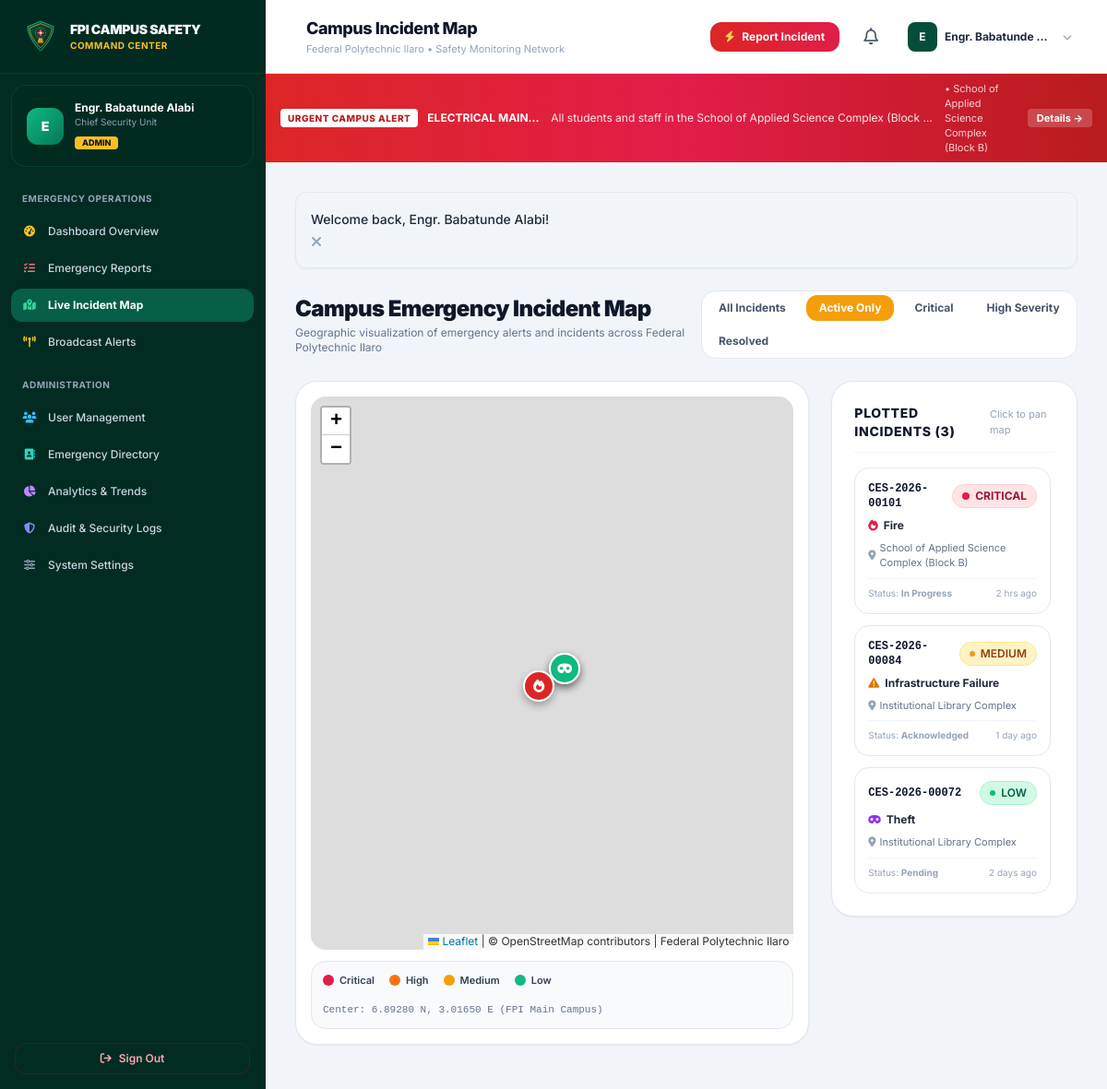
/admin/map.php?filter=active (signed in), run on the app's committed database.
### tables this page shows
CREATE TABLE `alerts` (
  `id` INT UNSIGNED AUTO_INCREMENT PRIMARY KEY,
  `title` VARCHAR(200) NOT NULL,
  `message` TEXT NOT NULL,
  `emergency_type` VARCHAR(100) NOT NULL,
  `severity` ENUM('Low', 'Medium', 'High', 'Critical') NOT NULL DEFAULT 'High',
  `location` VARCHAR(200) NOT NULL,
  `target_audience` ENUM('Everyone', 'Students', 'Staff') NOT NULL DEFAULT 'Everyone',
  `is_active` TINYINT(1) NOT NULL DEFAULT 1,
  `created_by` INT UNSIGNED NULL,
  `start_time` DATETIME NOT NULL DEFAULT CURRENT_TIMESTAMP,
  `expiry_time` DATETIME DEFAULT NULL,
  `created_at` TIMESTAMP DEFAULT CURRENT_TIMESTAMP,
  `updated_at` TIMESTAMP DEFAULT CURRENT_TIMESTAMP ON UPDATE CURRENT_TIMESTAMP,
  FOREIGN KEY (`created_by`) REFERENCES `users`(`id`) ON DELETE SET NULL,
  INDEX `idx_alerts_active` (`is_active`),
  INDEX `idx_alerts_severity` (`severity`)
);

CREATE TABLE `emergency_reports` (
  `id` INT UNSIGNED AUTO_INCREMENT PRIMARY KEY,
  `report_reference` VARCHAR(30) NOT NULL UNIQUE,
  `user_id` INT UNSIGNED NULL,
  `emergency_type` ENUM(
    'Fire', 
    'Medical Emergency', 
    'Security Threat', 
    'Accident', 
    'Theft', 
    'Violence', 
    'Gas Leak', 
    'Infrastructure Failure', 
    'Natural Hazard', 
    'Other'
  ) NOT NULL,
  `description` TEXT NOT NULL,
  `location_id` INT UNSIGNED NULL,
  `location_name` VARCHAR(255) NOT NULL,
  `latitude` DECIMAL(10, 7) NULL,
  `longitude` DECIMAL(10, 7) NULL,
  `severity` ENUM('Low', 'Medium', 'High', 'Critical') NOT NULL DEFAULT 'Medium',
  `image_path` MEDIUMTEXT DEFAULT NULL,
  `reporter_phone` VARCHAR(25) DEFAULT NULL,
  `allow_contact` TINYINT(1) NOT NULL DEFAULT 1,
  `status` ENUM('Pending', 'Acknowledged', 'In Progress', 'Resolved', 'Rejected') NOT NULL DEFAULT 'Pending',
  `assigned_to` VARCHAR(150) DEFAULT NULL,
  `admin_notes` TEXT DEFAULT NULL,
  `resolved_at` TIMESTAMP NULL DEFAULT NULL,
  `created_at` TIMESTAMP DEFAULT CURRENT_TIMESTAMP,
  `updated_at` TIMESTAMP DEFAULT CURRENT_TIMESTAMP ON UPDATE CURRENT_TIMESTAMP,
  FOREIGN KEY (`user_id`) REFERENCES `users`(`id`) ON DELETE SET NULL,
  FOREIGN KEY (`location_id`) REFERENCES `campus_locations`(`id`) ON DELETE SET NULL,
  INDEX `idx_reports_status` (`status`),
  INDEX `idx_reports_severity` (`severity`),
  INDEX `idx_reports_type` (`emergency_type`),
  INDEX `idx_reports_created` (`created_at`)
);

### admin/map.php (the view, shortened to what the rows shown need)
<?php
$pageTitle = 'Campus Incident Map';
require_once __DIR__ . '/../includes/nav-portal.php';
$pdo = getDB();
$filter = clean_input($_GET['filter'] ?? 'all');
$sql = "
    SELECT id, report_reference, emergency_type, location_name, severity, status, latitude, longitude, created_at, description
    FROM emergency_reports
    WHERE latitude IS NOT NULL AND longitude IS NOT NULL
";
$params = [];
if ($filter === 'active') {
    $sql .= " AND status IN ('Pending', 'Acknowledged', 'In Progress')";
} elseif ($filter === 'critical') {
    $sql .= " AND severity = 'Critical' AND status != 'Resolved'";
} elseif ($filter === 'high') {
    $sql .= " AND severity = 'High' AND status != 'Resolved'";
} elseif ($filter === 'resolved') {
    $sql .= " AND status = 'Resolved'";
}
$sql .= " ORDER BY created_at DESC";
$stmt = $pdo->prepare($sql);
$stmt->execute($params);
$incidents = $stmt->fetchAll();
?>
<div class="space-y-6">
    <div class="flex flex-col sm:flex-row sm:items-center justify-between gap-4">
        <div>
            <h2 class="text-2xl font-black text-slate-900 tracking-tight">Campus Emergency Incident Map</h2>
        </div>
    </div>
    <div class="grid grid-cols-1 lg:grid-cols-12 gap-6 items-start">
        <div class="lg:col-span-4 bg-white rounded-3xl border border-slate-200 p-6 shadow-sm space-y-4">
            <div class="space-y-3 max-h-[530px] overflow-y-auto pr-1">
                <?php if (!empty($incidents)): ?>
                    <?php foreach ($incidents as $idx => $inc): ?>
                    <div onclick="panToIncident(<?= (float)$inc['latitude'] ?>, <?= (float)$inc['longitude'] ?>, <?= $idx ?>)" class="p-3.5 rounded-2xl border border-slate-200 hover:border-fpi-700 hover:bg-slate-50 cursor-pointer transition space-y-2">
                        <div class="flex items-center justify-between gap-2">
                            <span class="font-mono text-xs font-bold text-slate-900"><?= e($inc['report_reference']) ?></span>
                            <?= get_severity_badge($inc['severity']) ?>
                        </div>
                        <h5 class="text-xs font-bold text-slate-800 flex items-center gap-1.5">
                            <i class="<?= get_emergency_icon($inc['emergency_type']) ?>"></i>
                            <?= e($inc['emergency_type']) ?>
                        </h5>
                        <p class="text-[11px] text-slate-500 line-clamp-1 flex items-center gap-1">
                            <i class="fa-solid fa-location-dot text-slate-400"></i>
                            <?= e($inc['location_name']) ?>
                        </p>
                        <div class="flex items-center justify-between pt-2 border-t border-slate-100 text-[10px] text-slate-400">
                            <span>Status: <strong><?= e($inc['status']) ?></strong></span>
                            <span><?= time_ago($inc['created_at']) ?></span>
                        </div>
                    </div>
                    <?php endforeach; ?>
                <?php else: ?>
                    <div class="py-12 text-center text-slate-400 text-xs">
                        No incidents matching current filter.
                    </div>
                <?php endif; ?>
            </div>
        </div>
    </div>
</div>
<?php require_once __DIR__ . '/../includes/footer-portal.php'; ?>

### includes/nav-portal.php (shortened to what the rows shown need)
<?php
require_once __DIR__ . '/functions.php';
$user = current_user();
$activeAlerts = get_active_alerts($user['role'] === 'student' ? 'Students' : ($user['role'] === 'staff' ? 'Staff' : 'Everyone'));
$criticalAlert = null;
foreach ($activeAlerts as $a) {
    if ($a['severity'] === 'Critical' || $a['severity'] === 'High') {
        $criticalAlert = $a;
        break;
    }
}
?>
<!DOCTYPE html>
<html lang="en" class="h-full bg-slate-100">
<head>
    <script src="https://cdn.tailwindcss.com"></script>
    <link rel="stylesheet" href="https://cdnjs.cloudflare.com/ajax/libs/font-awesome/6.5.1/css/all.min.css">
    <link rel="stylesheet" href="https://unpkg.com/leaflet@1.9.4/dist/leaflet.css" />
    <link rel="stylesheet" href="<?= BASE_URL ?>/assets/css/style.css">
</head>
<body class="flex h-full overflow-hidden text-slate-800 antialiased">
    <div class="flex-1 flex flex-col h-full overflow-hidden min-w-0">
        <header class="h-20 bg-white border-b border-slate-200 flex items-center justify-between px-4 sm:px-6 lg:px-8 z-30 flex-shrink-0 shadow-xs">
            <div class="flex items-center space-x-3">
                <div>
                    <h1 class="text-base sm:text-lg font-extrabold text-slate-900 tracking-tight leading-tight">
                        <?= isset($pageTitle) ? e($pageTitle) : 'Portal' ?>
                    </h1>
                </div>
            </div>
        </header>
        <?php if ($criticalAlert): ?>
        <div class="bg-gradient-to-r from-red-600 via-rose-600 to-red-700 text-white text-xs py-2 px-4 shadow-sm flex items-center justify-between gap-3 flex-shrink-0">
            <div class="flex items-center space-x-2.5 overflow-hidden">
                <span class="inline-flex items-center px-2 py-0.5 rounded bg-white text-red-700 font-extrabold text-[10px] tracking-wider uppercase flex-shrink-0 animate-pulse">
                    URGENT CAMPUS ALERT
                </span>
                <span class="font-bold truncate"><?= e($criticalAlert['title']) ?>:</span>
                <span class="truncate text-white/90"><?= e($criticalAlert['message']) ?></span>
                <span class="opacity-80 text-[11px] hidden md:inline">&bull; <?= e($criticalAlert['location']) ?></span>
            </div>
            <a href="<?= BASE_URL ?>/student/alerts.php" class="text-[11px] bg-white/20 hover:bg-white/30 text-white font-bold px-2.5 py-0.5 rounded whitespace-nowrap transition">
                Details &rarr;
            </a>
        </div>
        <?php endif; ?>
        <main class="flex-1 overflow-y-auto p-4 sm:p-6 lg:p-8 bg-slate-100/70">
            <?php if ($flashMsg = display_flash()): ?>
                <div class="max-w-7xl mx-auto mb-4">
            <?php endif; ?>
            <div class="max-w-7xl mx-auto space-y-6">

### includes/functions.php (shortened to what the rows shown need)
<?php
function clean_input($data): string {
    $data = trim((string)$data);
    $data = stripslashes($data);
    return htmlspecialchars($data, ENT_QUOTES, 'UTF-8');
}
function e(?string $str): string {
    return htmlspecialchars($str ?? '', ENT_QUOTES, 'UTF-8');
}
function get_flash(): ?array {
    if (isset($_SESSION['flash'])) {
        $flash = $_SESSION['flash'];
        return $flash;
    }
    return null;
}
function display_flash(): string {
    $flash = get_flash();
    $type = $flash['type'];
    $msg = e($flash['message']);
    $colorClasses = [
        'success' => 'bg-emerald-50 border-emerald-300 text-emerald-800 <i class="fa-solid fa-circle-check text-emerald-600 text-lg"></i>',
        'error'   => 'bg-rose-50 border-rose-300 text-rose-800 <i class="fa-solid fa-circle-xmark text-rose-600 text-lg"></i>',
        'warning' => 'bg-amber-50 border-amber-300 text-amber-800 <i class="fa-solid fa-triangle-exclamation text-amber-600 text-lg"></i>',
        'info'    => 'bg-sky-50 border-sky-300 text-sky-800 <i class="fa-solid fa-circle-info text-sky-600 text-lg"></i>'
    ];
    $cfg = $colorClasses[$type] ?? $colorClasses['info'];
    [$class, $icon] = explode(' <i', $cfg);
    $icon = '<i' . $icon;
    return <<<HTML
    <div class="mb-6 p-4 rounded-xl border flex items-start space-x-3 shadow-sm transition-all duration-300 $class" role="alert">
        <div class="flex-shrink-0 mt-0.5">$icon</div>
        <div class="flex-1 text-sm font-medium leading-relaxed">$msg</div>
        <button type="button" onclick="this.parentElement.remove()" class="text-slate-400 hover:text-slate-600 ml-auto focus:outline-none">
            <i class="fa-solid fa-xmark"></i>
        </button>
    </div>
HTML;
}
function get_severity_badge(string $severity): string {
    switch (ucfirst(strtolower($severity))) {
        case 'Critical':
            return '<span class="inline-flex items-center gap-1.5 px-2.5 py-1 rounded-full text-xs font-bold bg-rose-100 text-rose-800 border border-rose-200"><span class="w-2 h-2 rounded-full bg-rose-600 animate-pulse"></span>CRITICAL</span>';
        case 'Medium':
            return '<span class="inline-flex items-center gap-1.5 px-2.5 py-1 rounded-full text-xs font-semibold bg-amber-100 text-amber-800 border border-amber-200"><span class="w-1.5 h-1.5 rounded-full bg-amber-500"></span>MEDIUM</span>';
        case 'Low':
        default:
            return '<span class="inline-flex items-center gap-1.5 px-2.5 py-1 rounded-full text-xs font-semibold bg-emerald-100 text-emerald-800 border border-emerald-200"><span class="w-1.5 h-1.5 rounded-full bg-emerald-500"></span>LOW</span>';
    }
}
function get_emergency_icon(string $type): string {
    $icons = [
        'Fire'                  => 'fa-solid fa-fire text-rose-600',
        'Medical Emergency'     => 'fa-solid fa-kit-medical text-red-600',
        'Security Threat'       => 'fa-solid fa-shield-halved text-indigo-600',
        'Accident'              => 'fa-solid fa-car-burst text-orange-600',
        'Theft'                 => 'fa-solid fa-mask text-purple-600',
        'Violence'              => 'fa-solid fa-hand-fist text-red-700',
        'Gas Leak'              => 'fa-solid fa-smog text-yellow-600',
        'Infrastructure Failure'=> 'fa-solid fa-triangle-exclamation text-amber-600',
        'Natural Hazard'        => 'fa-solid fa-cloud-bolt text-teal-600',
        'Other'                 => 'fa-solid fa-circle-exclamation text-slate-600'
    ];
    return $icons[$type] ?? 'fa-solid fa-triangle-exclamation text-slate-600';
}
function time_ago($datetime): string {
    $time = is_numeric($datetime) ? (int)$datetime : strtotime($datetime);
    $diff = time() - $time;
    if ($diff < 60) {
        return 'Just now';
    } elseif ($diff < 3600) {
        $m = floor($diff / 60);
        return $m . ($m > 1 ? ' mins ago' : ' min ago');
    } elseif ($diff < 86400) {
        $h = floor($diff / 3600);
        return $h . ($h > 1 ? ' hrs ago' : ' hr ago');
    } elseif ($diff < 604800) {
        $d = floor($diff / 86400);
        return $d . ($d > 1 ? ' days ago' : ' day ago');
    } else {
        return date('M j, Y g:i A', $time);
    }
}
function get_active_alerts(string $target = 'Everyone'): array {
    try {
        $pdo = getDB();
        $stmt = $pdo->prepare("
            SELECT * FROM alerts
            WHERE is_active = 1
              AND (expiry_time IS NULL OR expiry_time > NOW())
              AND (target_audience = 'Everyone' OR target_audience = ?)
            ORDER BY
              CASE severity
                WHEN 'Critical' THEN 1
                WHEN 'High' THEN 2
                WHEN 'Medium' THEN 3
                ELSE 4
              END,
              created_at DESC
        ");
        $stmt->execute([$target]);
        return $stmt->fetchAll();
    } catch (Exception $e) {
        return [];
    }
}

### data on the page
alerts: title "ELECTRICAL MAIN…", message "All students and staff in the School of Applied Science Complex (Block…", location "School of Applied Science Complex (Block B)"
emergency_reports: report_reference "CES-2026-00101", severity "Critical" (drawn), emergency_type "Fire", location_name "School of Applied Science Complex (Block B)", status "In Progress", created_at "2 hrs ago"
emergency_reports: report_reference "CES-2026-00084", severity "Medium" (drawn), emergency_type "Infrastructure Failure", location_name "Institutional Library Complex", status "Acknowledged", created_at "1 day ago"
emergency_reports: report_reference "CES-2026-00072", severity "Low" (drawn), emergency_type "Theft", location_name "Institutional Library Complex", status "Pending", created_at "2 days ago"

### other printed values
substr($user['name'], 0, 1) "E"
$user['name'] "Engr. Babatunde Alabi"
$user['department'] "Chief Security Unit"
$user['role'] "ADMIN"
$pageTitle "Campus Incident Map"
$user['name'] "Engr. Babatunde…"
$msg "Welcome back, Engr. Babatunde Alabi!"
count($incidents) "3"
